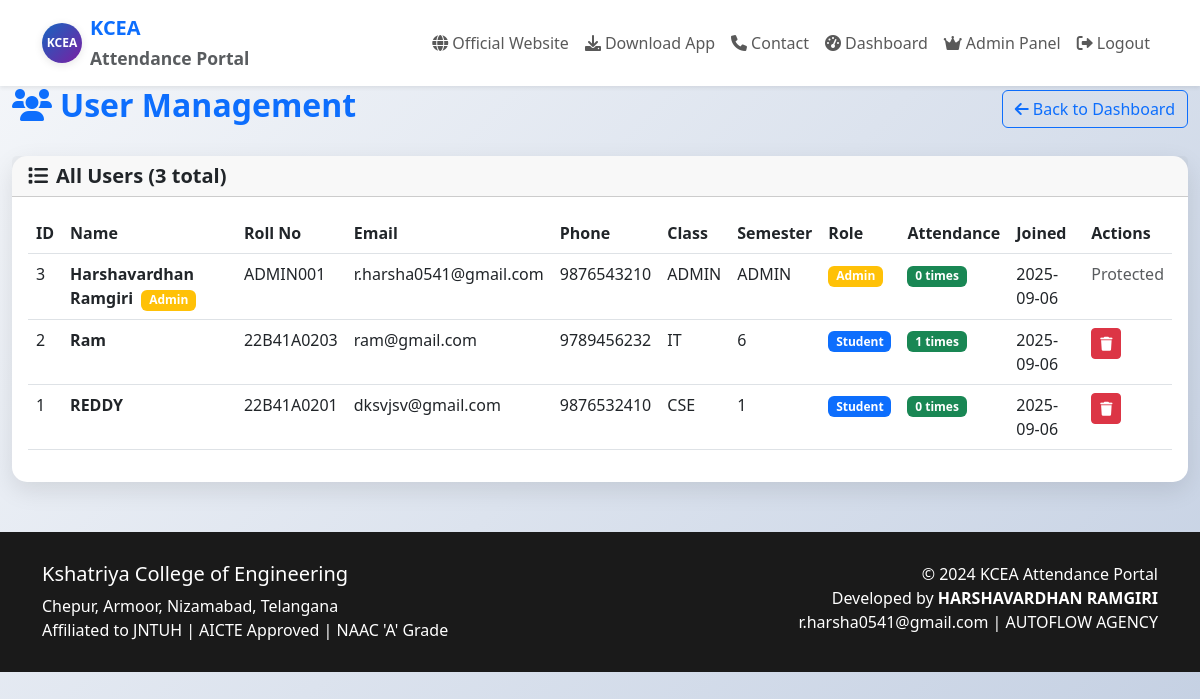
The app's page /admin/users (signed in) with its own data.
### tables this page shows
CREATE TABLE users (
            id INTEGER PRIMARY KEY AUTOINCREMENT,
            college_id TEXT UNIQUE NOT NULL,
            name TEXT NOT NULL,
            email TEXT UNIQUE NOT NULL,
            phone TEXT,
            class_name TEXT,
            semester TEXT,
            password_hash TEXT NOT NULL,
            role TEXT DEFAULT 'student',
            photo_path TEXT,
            created_at TIMESTAMP DEFAULT CURRENT_TIMESTAMP
        );

### app.py (the view)
@app.route('/admin/users')
def admin_users():
    if 'user_id' not in session:
        return redirect(url_for('login'))
    conn = sqlite3.connect('attendance.db')
    cursor = conn.cursor()
    cursor.execute('SELECT role FROM users WHERE id = ?', (session['user_id'],))
    user_role = cursor.fetchone()
    if not user_role or user_role[0] != 'admin':
        flash('Access denied. Admin privileges required.', 'error')
        return redirect(url_for('dashboard'))
    cursor.execute('''
        SELECT u.id, u.college_id, u.name, u.email, u.phone, u.class_name, u.semester, u.role, u.created_at,
               COUNT(a.id) as attendance_count
        FROM users u
        LEFT JOIN attendance a ON u.id = a.student_id
        GROUP BY u.id
        ORDER BY u.created_at DESC
    ''')
    users = cursor.fetchall()
    conn.close()
    return render_template('admin_users.html', users=users)

### templates/admin_users.html (shortened to what this page needs)
{% extends "base.html" %}
{% block content %}
<div class="container-fluid">
    <div class="row">
        <div class="col-12">
            <div class="d-flex justify-content-between align-items-center mb-4">
                <h2 class="fw-bold text-primary">
                    <i class="fas fa-users me-2"></i>User Management
                </h2>
                <div>
                    <a href="{{ url_for('admin_dashboard') }}" class="btn btn-outline-primary">
                        <i class="fas fa-arrow-left me-1"></i>Back to Dashboard
                    </a>
                </div>
            </div>
        </div>
    </div>
    <div class="row">
        <div class="col-12">
            <div class="card">
                <div class="card-header">
                    <h5 class="fw-bold mb-0">
                        <i class="fas fa-list me-2"></i>All Users ({{ users|length }} total)
                    </h5>
                </div>
                <div class="card-body">
                    {% if users %}
                    <div class="table-responsive">
                        <table class="table table-hover">
                            <thead>
                                <tr>
                                    <th>ID</th>
                                    <th>Name</th>
                                    <th>Roll No</th>
                                    <th>Email</th>
                                    <th>Phone</th>
                                    <th>Class</th>
                                    <th>Semester</th>
                                    <th>Role</th>
                                    <th>Attendance</th>
                                    <th>Joined</th>
                                    <th>Actions</th>
                                </tr>
                            </thead>
                            <tbody>
                                {% for user in users %}
                                <tr>
                                    <td>{{ user[0] }}</td>
                                    <td>
                                        <strong>{{ user[2] }}</strong>
                                        {% if user[7] == 'admin' %}
                                        <span class="badge bg-warning ms-1">Admin</span>
                                        {% endif %}
                                    </td>
                                    <td>{{ user[1] }}</td>
                                    <td>{{ user[3] }}</td>
                                    <td>{{ user[4] }}</td>
                                    <td>{{ user[5] }}</td>
                                    <td>{{ user[6] }}</td>
                                    <td>
                                        {% if user[7] == 'admin' %}
                                        <span class="badge bg-warning">Admin</span>
                                        {% else %}
                                        <span class="badge bg-primary">Student</span>
                                        {% endif %}
                                    </td>
                                    <td>
                                        <span class="badge bg-success">{{ user[9] }} times</span>
                                    </td>
                                    <td>{{ user[8][:10] }}</td>
                                    <td>
                                        {% if user[7] != 'admin' %}
                                        <button class="btn btn-sm btn-danger" onclick="deleteUser({{ user[0] }}, '{{ user[2] }}')">
                                            <i class="fas fa-trash"></i>
                                        </button>
                                        {% else %}
                                        <span class="text-muted">Protected</span>
                                        {% endif %}
                                    </td>
                                </tr>
                                {% endfor %}
                            </tbody>
                        </table>
                    </div>
                    {% else %}
                    <div class="text-center text-muted py-4">
                        <i class="fas fa-users fa-3x mb-3"></i>
                        <p>No users found</p>
                    </div>
                    {% endif %}
                </div>
            </div>
        </div>
    </div>
</div>
{% endblock %}

### templates/base.html (shortened to what this page needs)
<!DOCTYPE html>
<html lang="en">
<head>
    <link href="https://cdn.jsdelivr.net/npm/bootstrap@5.3.0/dist/css/bootstrap.min.css" rel="stylesheet">
    <link href="https://cdnjs.cloudflare.com/ajax/libs/font-awesome/6.0.0/css/all.min.css" rel="stylesheet">
</head>
<body>
    <nav class="navbar navbar-expand-lg navbar-light bg-white shadow-sm">
        <div class="container">
            <a class="navbar-brand d-flex align-items-center" href="{{ url_for('index') }}">
                <div class="logo-container me-2">
                    <div class="kcea-logo">KCEA</div>
                </div>
                <div>
                    <div class="fw-bold text-primary mb-0">KCEA</div>
                    <small class="text-muted">Attendance Portal</small>
                </div>
            </a>
            <div class="collapse navbar-collapse" id="navbarNav">
                <ul class="navbar-nav ms-auto">
                    <li class="nav-item">
                        <a class="nav-link" href="https://kcea.in" target="_blank">
                            <i class="fas fa-globe me-1"></i>Official Website
                        </a>
                    </li>
                    <li class="nav-item">
                        <a class="nav-link" href="{{ url_for('download_app') }}">
                            <i class="fas fa-download me-1"></i>Download App
                        </a>
                    </li>
                    <li class="nav-item">
                        <a class="nav-link" href="https://kcea.in/contact-us/" target="_blank">
                            <i class="fas fa-phone me-1"></i>Contact
                        </a>
                    </li>
                    {% if session.user_id %}
                        <li class="nav-item">
                            <a class="nav-link" href="{{ url_for('dashboard') }}">
                                <i class="fas fa-tachometer-alt me-1"></i>Dashboard
                            </a>
                        </li>
                        {% if session.user_role == 'admin' %}
                        <li class="nav-item">
                            <a class="nav-link" href="{{ url_for('admin_dashboard') }}">
                                <i class="fas fa-crown me-1"></i>Admin Panel
                            </a>
                        </li>
                        {% endif %}
                        <li class="nav-item">
                            <a class="nav-link" href="{{ url_for('logout') }}">
                                <i class="fas fa-sign-out-alt me-1"></i>Logout
                            </a>
                        </li>
                    {% endif %}
                </ul>
            </div>
        </div>
    </nav>
    <main>
        {% block content %}{% endblock %}
    </main>
    <footer class="footer">
        <div class="container">
            <div class="row">
                <div class="col-md-6">
                    <h5>Kshatriya College of Engineering</h5>
                    <p class="mb-0">Chepur, Armoor, Nizamabad, Telangana</p>
                    <p class="mb-0">Affiliated to JNTUH | AICTE Approved | NAAC 'A' Grade</p>
                </div>
                <div class="col-md-6 text-md-end">
                    <p class="mb-0">© 2024 KCEA Attendance Portal</p>
                    <p class="mb-0">Developed by <strong>HARSHAVARDHAN RAMGIRI</strong></p>
                    <p class="mb-0">r.harsha0541@gmail.com | AUTOFLOW AGENCY</p>
                </div>
            </div>
        </div>
    </footer>
</body>
</html>

### templates/base.html (style rules this page uses)
:root { --kcea-red: #c62828; --kcea-blue: #1565c0; --kcea-dark: #1a1a1a; --kcea-gold: #ff8f00; --kcea-green: #2e7d32; --kcea-purple: #7b1fa2; }
body { font-family: 'Segoe UI', Tahoma, Geneva, Verdana, sans-serif; background: linear-gradient(135deg, #f5f7fa 0%, #c3cfe2 100%); min-height: 100vh; }
.navbar-brand { font-weight: bold; color: var(--kcea-red) !important; }
.card { border: none; border-radius: 15px; box-shadow: 0 8px 25px rgba(0,0,0,0.1); }
.kcea-logo { width: 40px; height: 40px; background: linear-gradient(135deg, var(--kcea-blue), var(--kcea-purple)); color: white; border-radius: 50%; display: flex; align-items: center; justify-content: center; font-weight: bold; font-size: 12px; box-shadow: 0 2px 8px rgba(0,0,0,0.1); }
.logo-container { display: flex; align-items: center; justify-content: center; }
.footer { background-color: var(--kcea-dark); color: white; padding: 30px 0; margin-top: 50px; }

### records on screen
users: id "3", name "Harshavardhan Ramgiri", role "Admin", college "ADMIN001", email "r.harsha0541@gmail.com", phone "9876543210", class_name "ADMIN", semester "ADMIN", user "0", created_at "2025-09-06"
users: id "2", name "Ram", college "22B41A0203", email "ram@gmail.com", phone "9789456232", class_name "IT", semester "6", role "Student", user "1", created_at "2025-09-06"
users: id "1", name "REDDY", college "22B41A0201", email "dksvjsv@gmail.com", phone "9876532410", class_name "CSE", semester "1", role "Student", user "0", created_at "2025-09-06"

### other values on screen
{{ users|length }} "3"
